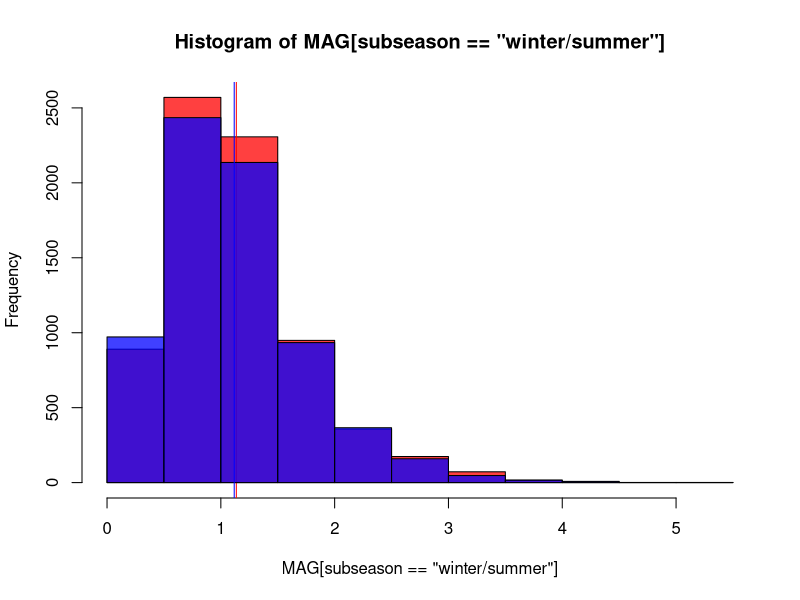
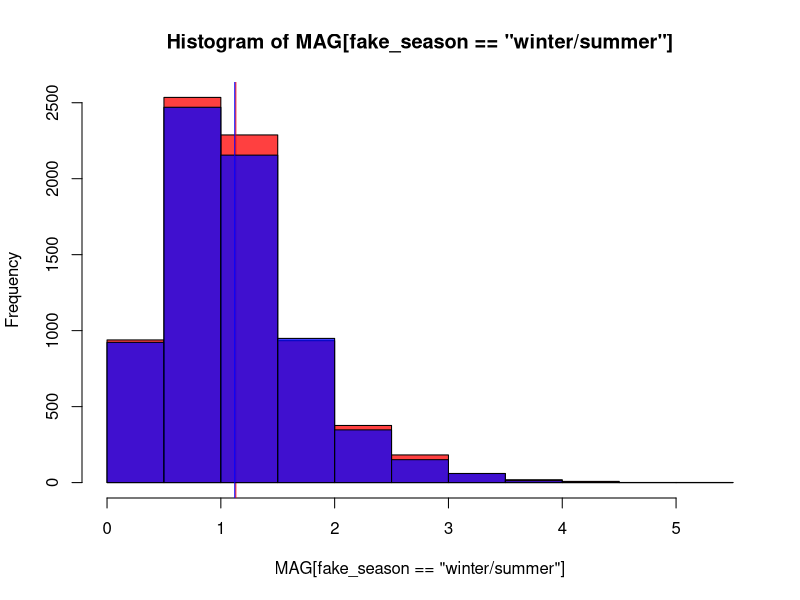
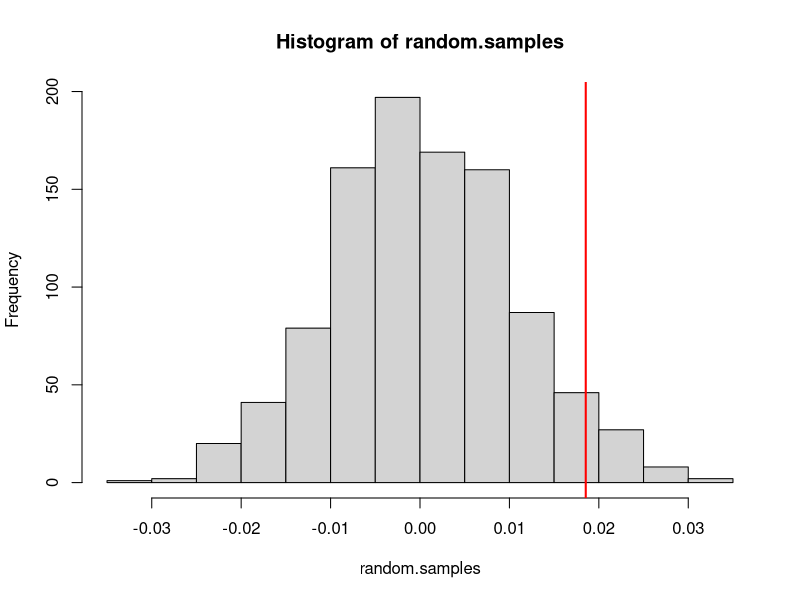
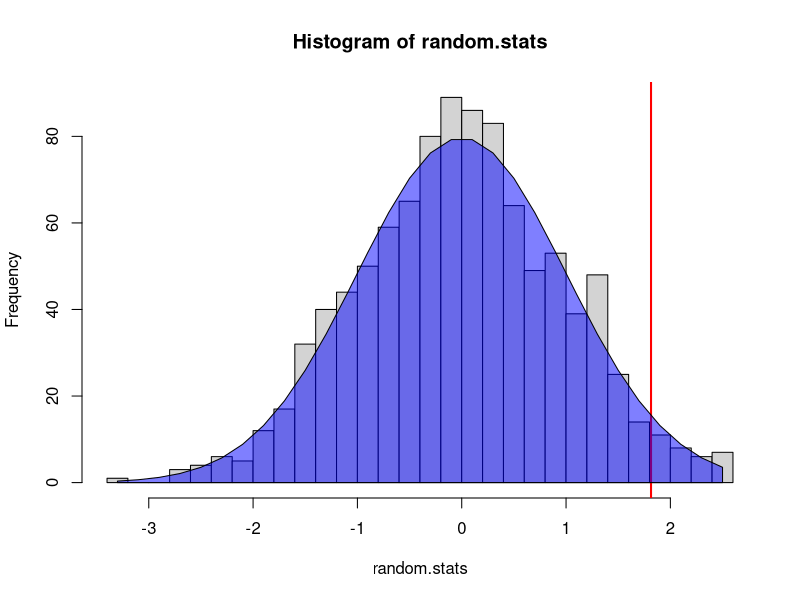

The R source for these figures, in order:
#!/usr/bin/Rscript

quakes <- read.table("2014-quakes-catalog.tsv", stringsAsFactors=FALSE)
names(quakes) <- c("orig.date","orig.time", "ET", "MAG", "M", "LAT", "LON", "DEPTH", "Q", "EVID", "NPH", "NGRM")
quakes$date <- as.Date(paste(quakes$orig.date,substr(quakes$orig.time,1,8)),format="%Y/%m/%d %H:%M:%S")

quakes$season <- cut(quakes$date,"month")
levels(quakes$season) <- c("winter","winter","spring","spring","spring","summer","summer","summer","fall","fall","fall","winter")
quakes$subseason <- quakes$season
levels(quakes$subseason) <- c("winter/summer","spring/fall","winter/summer","spring/fall")


# Are there bigger earthquakes in winter and summer?

with( quakes, {
            xh <- hist(MAG,plot=FALSE)
            hist( MAG[subseason=="winter/summer"], col=adjustcolor("red",.75), breaks=xh$breaks )
            abline( v=mean(MAG[subseason=="winter/summer"]), col='red' )
            hist( MAG[subseason!="winter/summer"], col=adjustcolor("blue",.75), breaks=xh$breaks, add=TRUE )
            abline( v=mean(MAG[subseason!="winter/summer"]), col='blue' )
        } )

# difference in means:
mean.solstice <- mean(quakes$MAG[quakes$subseason=="winter/summer"])
mean.equinox <- mean(quakes$MAG[quakes$subseason!="winter/summer"])
cat("Mean winter/summer: ", mean.solstice, "\n")
cat("Mean spring/fall: ", mean.equinox, "\n")
cat("Difference: ", mean.solstice-mean.equinox, "\n")


##### randomization:
quakes$fake_season <- sample(quakes$subseason)
with( quakes, {
            xh <- hist(MAG,plot=FALSE)
            hist( MAG[fake_season=="winter/summer"], col=adjustcolor("red",.75), breaks=xh$breaks )
            abline( v=mean(MAG[fake_season=="winter/summer"]), col='red' )
            hist( MAG[fake_season!="winter/summer"], col=adjustcolor("blue",.75), breaks=xh$breaks, add=TRUE )
            abline( v=mean(MAG[fake_season!="winter/summer"]), col='blue' )
        } )

random.samples <- replicate(1000, {
    fake_season <- sample(quakes$subseason)
    mean(quakes$MAG[fake_season=="winter/summer"])-mean(quakes$MAG[fake_season!="winter/summer"]) } )

hist(random.samples)

abline(v=mean.solstice-mean.equinox,col='red',lwd=2)



##### t-test version
# SE for solstice
sd.solstice <- sd(quakes$MAG[quakes$subseason=="winter/summer"]) 
n.solstice <- length(quakes$MAG[quakes$subseason=="winter/summer"]) 
se.solstice <- sd.solstice / sqrt(n.solstice)
# SE for equinox
sd.equinox <- sd(quakes$MAG[quakes$subseason!="winter/summer"]) 
n.equinox <- length(quakes$MAG[quakes$subseason!="winter/summer"]) 
se.equinox <- sd.equinox / sqrt(n.equinox)

# degrees of freedom
df <- ( se.solstice^2 + se.equinox^2 )^2 / ( (se.solstice^4/(n.solstice-1)) + (se.equinox^4/(n.equinox-1)) )


se.diff <- sqrt( se.solstice^2 + se.equinox^2 )
t.statistic <- ( mean.solstice-mean.equinox ) / se.diff

random.stats <- replicate(1000, {
    fake_season <- sample(quakes$subseason)
    fake.diff <- mean(quakes$MAG[fake_season=="winter/summer"])-mean(quakes$MAG[fake_season!="winter/summer"]) 
    return( fake.diff / se.diff )
} )

xh <- hist(random.stats,breaks=25)
abline(v=t.statistic,col='red',lwd=2)

# t-distribution approximation
polygon( x=c(xh$mids,rev(xh$mids)), y=sum(xh$counts)*c(diff(pt(xh$breaks,df=df)),rep(0,length(xh$mids))), col=adjustcolor("blue",0.5) )

# and t-test
2*(1-pt( t.statistic, df=df ))

# or, built-in
t.test( quakes$MAG[quakes$subseason=="winter/summer"], quakes$MAG[quakes$subseason!="winter/summer"] )
